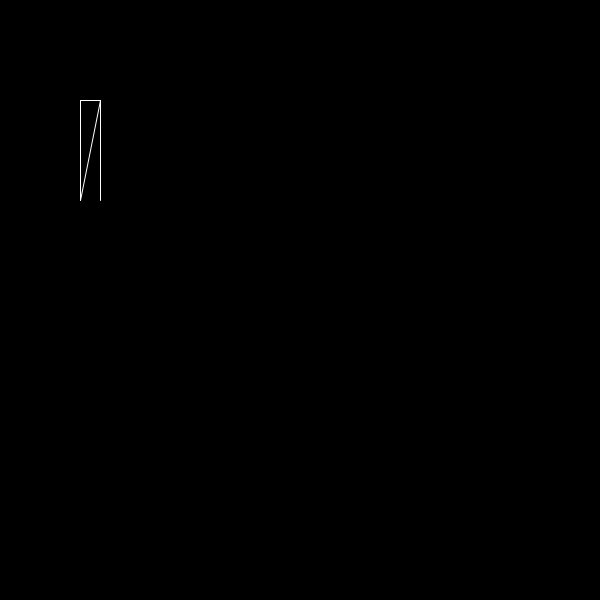
Frame 1 (no input)
Frame 60 (the mouse pressed at the canvas centre just before this capture): identical to frame 1, image omitted
Frame 120 (the mouse held since frame 60 and released just before this capture): identical to frame 1, image omitted

The Processing sketch that drew this single still picture (run headless with seeded random() and noise(); from frame 60 on, the mouse is pressed at the canvas centre):

// Processing sketch: h09_opd_4
// ── h09_opd_4.pde
void setup(){
size(600,600);

}

void draw(){
background(0,0,0);
stroke(255,255,255);
vierkant(80,100,20,100);
}

void vierkant(int x, int y, int w, int h){
  line(x,y,x+w,y);
  line(x,y+h,x+w,y);
  line(x,y,x,y+h);
  line(x+w,y,x+w,y+h);
}
